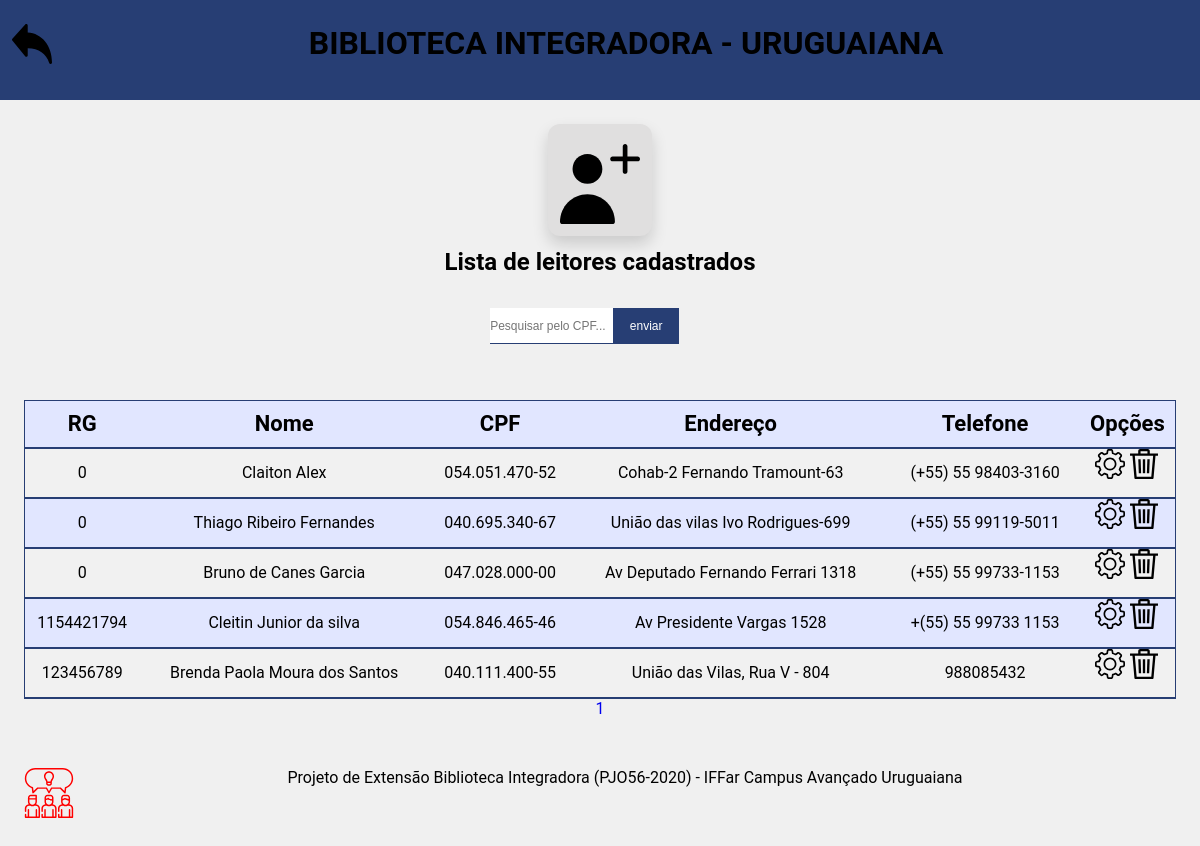
The page /usuarios/index.php (signed in) on the database its author committed.
### tables this page shows
CREATE TABLE IF NOT EXISTS `leitores` (
  `id` int(50) NOT NULL AUTO_INCREMENT,
  `rg` int(15) NOT NULL,
  `nome` varchar(255) NOT NULL,
  `cpf` varchar(16) NOT NULL,
  `endereco` varchar(255) NOT NULL,
  `fone` varchar(255) NOT NULL,
  PRIMARY KEY (`id`)
);

### components/tabela.php (the view, shortened to what this page needs)
<?php
function tabela($tabela,$dados,$coluna,$codigo,$paginas){
    include("../conecta.php");
    $i=1;
            if($coluna=="*"){
              $sql = "SELECT $coluna FROM $tabela ";
             $resultado = mysqli_query($conexao, $sql);
            }
            $colunas = mysqli_num_fields($resultado)-1;
                $total = mysqli_num_rows($resultado);
                $registros = 15;
                $numPaginas = ceil($total/$registros);
                $inicio = ($registros*$paginas)-$registros;
                if($coluna=="*"){
                $sql = "SELECT $coluna FROM $tabela LIMIT $inicio,$registros";
                $resultado = mysqli_query($conexao, $sql);
                }
            $specialCase=$dados[0];
            echo '<div id="dados"><table>';
            echo '<tr>';
             while ($i <= $colunas+1){
                echo('<th> '.$dados[$i].' </th>');
                 $i++;}
            echo '</tr></div>';
            if($specialCase!='s' and $specialCase!='r'){
                $cor=1;
                while ($dados = $resultado->fetch_assoc()) {
                    $j=1;
                    foreach ($dados as $key => $value) {
                        $c[]=$value;}
                        if($cor%2==0){
                            echo '<tr class="escuro">';
                            $cor++;
                        }
                        else{
                            echo '<tr class="claro">';
                            $cor++;
                        }
                while($j <= $colunas){
                        echo '<td>'.$c[$j].'</td>';
                    $j++;
                    }unset($c);
                    if($specialCase!='h'){
                    echo '<td> <div class="options">';
                     echo '<div class="options"><a href="alterar.php?id='.$dados['id'].'">'
                                    . '<img src="../styles/img/gear.svg" alt="Editar">'
                                    . '</a> ';
                    echo '<script>
                    function showmodal'.$dados['id'].'(){
                        var modal= document.querySelector("#modal'.$dados['id'].'")
                        modal.style.display= "block"
                    }
                    function closeModal'.$dados['id'].'(){
                        var btnClose = document.querySelector("#cancel")
                        var modal= document.querySelector("#modal'.$dados['id'].'")
                        modal.style.display= "none"
                    }
                    </script>
                    <img onclick="showmodal'.$dados['id'].'() " src="../styles/img/delet.svg" alt="Excluir">'
                            . '<div id="modal'.$dados['id'].'" class="modal" style="display: none;">
                            <div class="content">
                            <div class="cabeca">
                                <h2>Você tem certeza?</h2>
                            </div>
                                <hr>
                                <h3>Este conteúdo vai ser excluído.Tem certeza que deseja continuar?</h3>
                            <input type="hidden" value='.$dados['id'].'>
                            <div class="Modaloptions">
                                <button onclick="closeModal'.$dados['id'].'()" id="cancel">Cancelar</button>
                                <a href="../components/excluir.php?id='.$dados['id'].'&tabela='.$tabela.'">
                                <button>Excluir</button>
                                </a>
                                </div>
                            </div>
                            </div> </div>
                            </td>';
                echo '</div></tr>';
                }}echo"</table>";
                for($i = 1; $i < $numPaginas + 1; $i++) {
                    if($specialCase=='h'){echo "<a href='historico.php?pagina=$i'>".$i."</a> ";}
                    else{echo "<a href='index.php?pagina=$i'>".$i."</a> ";}
            }
        }
    }echo '</table>';
?>

### styles/css/main.css (style rules this page uses)
* { margin: 0; padding: 0; box-sizing: border-box; outline: 0; }
html, body { width: 100%; height: 100%; font-family: 'Roboto', sans-serif;; }
:root { --primary-color: #273E74; --second-color: #070850; --vermelho:#C10108; }
body { background-color: #f0f0f0; }
main a { text-decoration: none; }
tr.escuro { background-color: rgb(225, 230, 255); }
tr.claro { background-color: rgb(241, 241, 241); }
th { background-color: rgb(225, 230, 255); }
a { text-decoration: none; }

### styles/css/main-users.css (style rules this page uses)
* { margin: 0; padding: 0; box-sizing: border-box; }
html, body { background-color: #f0f0f0; }
html { font-family: 'Roboto', sans-serif;; }
main #dados { display:flex; flex-direction:column; width:100%; align-items:center; margin-top:16px; padding:24px; }
#dados table { width: 100%; padding:2px; border-collapse: collapse; border: 1px solid var(--primary-color); line-height: 46px; font-size:22px; }
#dados th, td { border-bottom:2px solid var(--primary-color); text-align: center; }
#dados td { font-size:16px; }
#dados table img { width: 30px; height: 30px; }
#dados table .options { align-items: center; }

### rows shown on the page
leitores: rg "0", nome "Claiton Alex", cpf "054.051.470-52", endereco "Cohab-2 Fernando Tramount-63", fone "(+55) 55 98403-3160"
leitores: rg "0", nome "Thiago Ribeiro Fernandes", cpf "040.695.340-67", endereco "União das vilas Ivo Rodrigues-699", fone "(+55) 55 99119-5011"
leitores: rg "0", nome "Bruno de Canes Garcia", cpf "047.028.000-00", endereco "Av Deputado Fernando Ferrari 1318", fone "(+55) 55 99733-1153"
leitores: rg "1154421794", nome "Cleitin Junior da silva", cpf "054.846.465-46", endereco "Av Presidente Vargas 1528", fone "+(55) 55 99733 1153"
leitores: rg "123456789", nome "Brenda Paola Moura dos Santos", cpf "040.111.400-55", endereco "União das Vilas, Rua V - 804", fone "988085432"

### other values the page prints
$dados[$i] "RG"
$dados[$i] "Nome"
$dados[$i] "CPF"
$dados[$i] "Endereço"
$dados[$i] "Telefone"
$dados[$i] "Opções"
